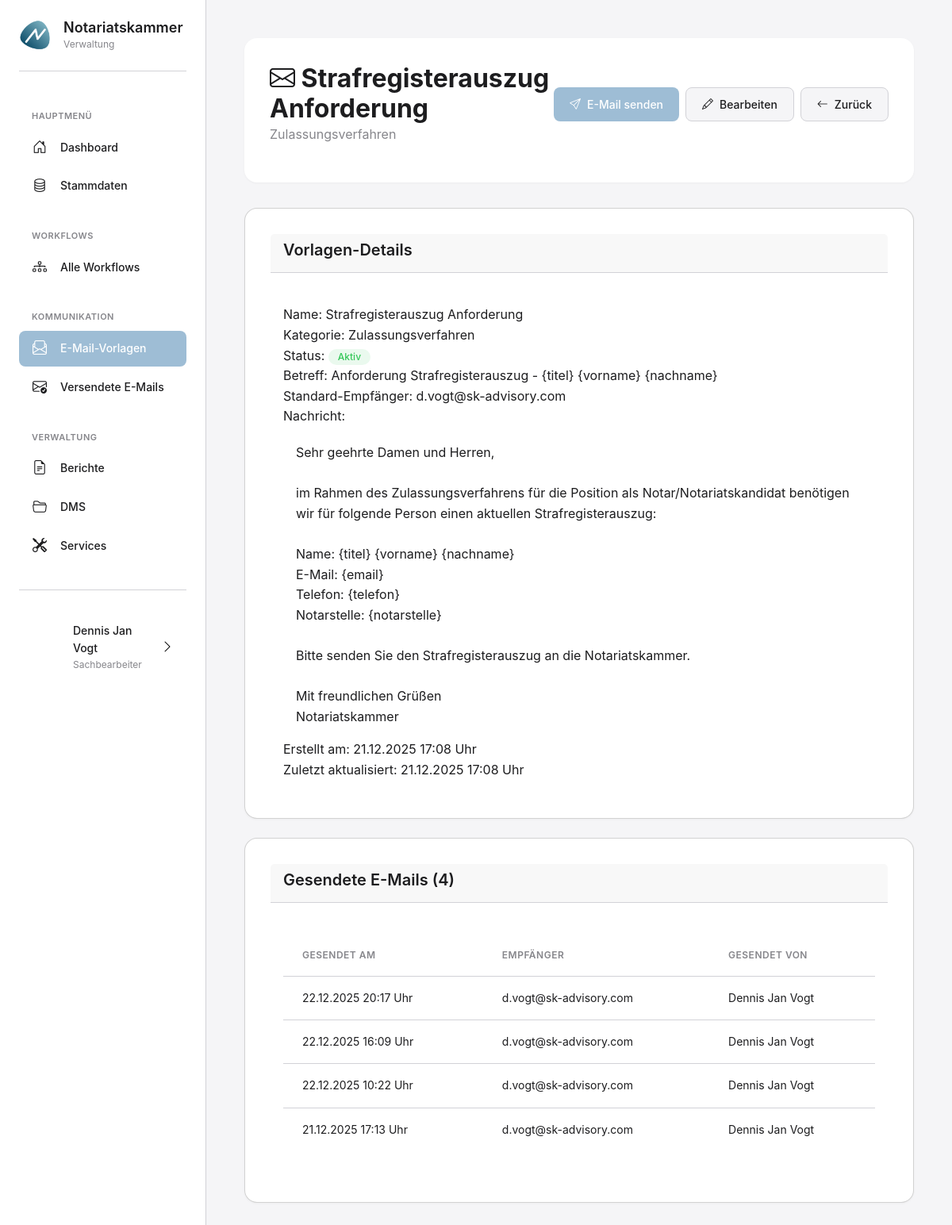
The app's page /emails/vorlagen/1/ (signed in) with its own data.
### apps/benutzer/models.py (models this page shows, shortened)
class KammerBenutzer(AbstractUser):
    ROLLEN = [
        ('admin', 'Administrator'),
        ('sachbearbeiter', 'Sachbearbeiter'),
        ('leitung', 'Leitung'),
    ]
    rolle = models.CharField(
        max_length=20,
        choices=ROLLEN,
        default='sachbearbeiter',
        verbose_name='Rolle'
    )
    abteilung = models.CharField(
        max_length=100,
        blank=True,
        verbose_name='Abteilung',
        help_text='z.B. "Zulassungen", "Aufsicht", "Allgemein"'
    )
    telefon = models.CharField(
        max_length=50,
        blank=True,
        verbose_name='Telefon'
    )
    profilbild = models.ImageField(
        upload_to='profilbilder/',
        blank=True,
        null=True,
        verbose_name='Profilbild',
        help_text='Profilbild des Benutzers'
    )
    class Meta:
        verbose_name = 'Kammermitarbeiter'
        verbose_name_plural = 'Kammermitarbeiter'
        ordering = ['last_name', 'first_name']

### apps/emails/models.py (models this page shows, shortened)
class EmailVorlage(models.Model):
    KATEGORIE_CHOICES = [
        ('strafregister', 'Strafregisterauszug'),
        ('bestellung', 'Bestellungsverfahren'),
        ('zulassung', 'Zulassungsverfahren'),
        ('aufsicht', 'Aufsichtsangelegenheiten'),
        ('allgemein', 'Allgemein'),
        ('sonstiges', 'Sonstiges'),
    ]
    name = models.CharField(
        max_length=200,
        verbose_name='Name der Vorlage',
        help_text='z.B. "Anfrage Strafregisterauszug"'
    )
    workflow_typ = models.ForeignKey(
        'workflows.WorkflowTyp',
        on_delete=models.SET_NULL,
        null=True,
        blank=True,
        related_name='email_vorlagen',
        verbose_name='Workflow-Typ',
        help_text='Zuordnung zu einem Workflow (leer = Allgemeine Vorlage)'
    )
    kategorie = models.CharField(
        max_length=50,
        choices=KATEGORIE_CHOICES,
        default='allgemein',
        verbose_name='Kategorie'
    )
    betreff = models.CharField(
        max_length=200,
        verbose_name='E-Mail-Betreff'
    )
    nachricht = models.TextField(
        verbose_name='E-Mail-Text',
        help_text='Platzhalter: {vorname}, {nachname}, {titel}, {notar_id}, {anwaerter_id}, {notarstelle}'
    )
    standard_empfaenger = models.EmailField(
        verbose_name='Standard-Empfänger',
        help_text='Standard-E-Mail-Adresse, an die diese Vorlage gesendet wird'
    )
    cc_empfaenger = models.CharField(
        max_length=500,
        blank=True,
        verbose_name='CC-Empfänger',
        help_text='Mehrere E-Mail-Adressen mit Komma trennen'
    )
    ist_aktiv = models.BooleanField(
        default=True,
        verbose_name='Aktiv'
    )
    standard_anhaenge = models.ManyToManyField(
        'services.Dokument',
        blank=True,
        related_name='email_vorlagen',
        verbose_name='Standard-Anhänge',
        help_text='Dokumente die standardmäßig angehängt werden'
    )
    erstellt_am = models.DateTimeField(auto_now_add=True)
    aktualisiert_am = models.DateTimeField(auto_now=True)
    class Meta:
        verbose_name = 'E-Mail-Vorlage'
        verbose_name_plural = 'E-Mail-Vorlagen'
        ordering = ['kategorie', 'name']

class GesendeteEmail(models.Model):
    vorlage = models.ForeignKey(
        EmailVorlage,
        on_delete=models.SET_NULL,
        null=True,
        blank=True,
        verbose_name='Verwendete Vorlage'
    )
    gesendet_von = models.ForeignKey(
        settings.AUTH_USER_MODEL,
        on_delete=models.SET_NULL,
        null=True,
        verbose_name='Gesendet von'
    )
    empfaenger = models.EmailField(verbose_name='Empfänger')
    cc_empfaenger = models.CharField(
        max_length=500,
        blank=True,
        verbose_name='CC-Empfänger'
    )
    betreff = models.CharField(max_length=200, verbose_name='Betreff')
    nachricht = models.TextField(verbose_name='Nachricht')
    notar = models.ForeignKey(
        'personen.Notar',
        on_delete=models.SET_NULL,
        null=True,
        blank=True,
        related_name='gesendete_emails',
        verbose_name='Notar'
    )
    anwaerter = models.ForeignKey(
        'personen.NotarAnwaerter',
        on_delete=models.SET_NULL,
        null=True,
        blank=True,
        related_name='gesendete_emails',
        verbose_name='Kandidat'
    )
    anhaenge = models.ManyToManyField(
        'services.Dokument',
        blank=True,
        related_name='versendungen',
        verbose_name='Anhänge'
    )
    service_ausfuehrung = models.ForeignKey(
        'services.ServiceAusfuehrung',
        on_delete=models.SET_NULL,
        null=True,
        blank=True,
        related_name='gesendete_emails',
        verbose_name='Service-Ausführung'
    )
    erfolgreich = models.BooleanField(
        default=True,
        verbose_name='Erfolgreich gesendet'
    )
    fehler = models.TextField(
        blank=True,
        verbose_name='Fehlermeldung'
    )
    gesendet_am = models.DateTimeField(auto_now_add=True, verbose_name='Gesendet am')
    class Meta:
        verbose_name = 'Gesendete E-Mail'
        verbose_name_plural = 'Gesendete E-Mails'
        ordering = ['-gesendet_am']

### apps/emails/views.py (the view)
# urls.py: path('vorlagen/<int:vorlage_id>/', views.vorlage_detail_view, name='vorlage_detail'),
@login_required
def vorlage_detail_view(request, vorlage_id):
    vorlage = get_object_or_404(EmailVorlage, id=vorlage_id)
    gesendete_emails = GesendeteEmail.objects.filter(vorlage=vorlage).order_by('-gesendet_am')[:10]
    context = {
        'vorlage': vorlage,
        'gesendete_emails': gesendete_emails,
    }
    return render(request, 'emails/vorlage_detail.html', context)

### templates/emails/vorlage_detail.html (shortened to what this page needs)
{% extends 'base_modern.html' %}
{% load static %}
{% block content %}
<div class="page-header">
    <div class="page-header-top">
        <div>
            <h1 class="page-title">
                <i class="bi bi-envelope"></i> {{ vorlage.name }}
            </h1>
            <p class="page-subtitle">{{ vorlage.get_kategorie_display }}</p>
        </div>
        <div class="page-actions">
            <a href="{% url 'email_vorbereiten' vorlage.id %}" class="btn btn-primary">
                <i class="bi bi-send"></i>
                E-Mail senden
            </a>
            <a href="{% url 'vorlage_bearbeiten' vorlage.id %}" class="btn btn-secondary">
                <i class="bi bi-pencil"></i>
                Bearbeiten
            </a>
            <a href="{% url 'vorlagen_liste' %}" class="btn btn-secondary">
                <i class="bi bi-arrow-left"></i>
                Zurück
            </a>
        </div>
    </div>
</div>
<div class="card">
    <div class="card-header">
        <h2 class="card-title">Vorlagen-Details</h2>
    </div>
    <div class="card-body">
        <div class="detail-grid">
            <div class="detail-item">
                <span class="detail-label">Name:</span>
                <span class="detail-value">{{ vorlage.name }}</span>
            </div>
            <div class="detail-item">
                <span class="detail-label">Kategorie:</span>
                <span class="detail-value">{{ vorlage.get_kategorie_display }}</span>
            </div>
            <div class="detail-item">
                <span class="detail-label">Status:</span>
                <span class="detail-value">
                    {% if vorlage.ist_aktiv %}
                        <span class="badge badge-success">Aktiv</span>
                    {% else %}
                        <span class="badge badge-secondary">Inaktiv</span>
                    {% endif %}
                </span>
            </div>
            <div class="detail-item">
                <span class="detail-label">Betreff:</span>
                <span class="detail-value">{{ vorlage.betreff }}</span>
            </div>
            <div class="detail-item">
                <span class="detail-label">Standard-Empfänger:</span>
                <span class="detail-value">{{ vorlage.standard_empfaenger }}</span>
            </div>
            <div class="detail-item" style="grid-column: 1 / -1;">
                <span class="detail-label">Nachricht:</span>
                <div class="detail-value" style="white-space: pre-wrap; background: var(--bg-secondary); padding: var(--spacing-md); border-radius: var(--border-radius); margin-top: var(--spacing-xs);">{{ vorlage.nachricht }}</div>
            </div>
            <div class="detail-item">
                <span class="detail-label">Erstellt am:</span>
                <span class="detail-value">{{ vorlage.erstellt_am|date:"d.m.Y H:i" }} Uhr</span>
            </div>
            <div class="detail-item">
                <span class="detail-label">Zuletzt aktualisiert:</span>
                <span class="detail-value">{{ vorlage.aktualisiert_am|date:"d.m.Y H:i" }} Uhr</span>
            </div>
        </div>
    </div>
</div>
{% if gesendete_emails %}
<div class="card" style="margin-top: var(--spacing-lg);">
    <div class="card-header">
        <h2 class="card-title">Gesendete E-Mails ({{ gesendete_emails|length }})</h2>
    </div>
    <div class="card-body">
        <div class="table-responsive">
            <table class="table">
                <thead>
                    <tr>
                        <th>Gesendet am</th>
                        <th>Empfänger</th>
                        <th>Gesendet von</th>
                    </tr>
                </thead>
                <tbody>
                    {% for email in gesendete_emails %}
                    <tr>
                        <td>{{ email.gesendet_am|date:"d.m.Y H:i" }} Uhr</td>
                        <td>{{ email.empfaenger }}</td>
                        <td>{{ email.gesendet_von.get_full_name }}</td>
                    </tr>
                    {% endfor %}
                </tbody>
            </table>
        </div>
    </div>
</div>
{% endif %}
{% endblock %}

### templates/base_modern.html (shortened to what this page needs)
{% load static %}
<!DOCTYPE html>
<html lang="de">
<head>
    <link href="https://cdn.jsdelivr.net/npm/bootstrap@5.3.0/dist/css/bootstrap.min.css" rel="stylesheet">
    <link rel="stylesheet" href="https://cdn.jsdelivr.net/npm/bootstrap-icons@1.11.3/font/bootstrap-icons.min.css">
    <link rel="stylesheet" href="{% static 'css/modern-style.css' %}">
</head>
<body>
    <aside class="sidebar">
        <a href="{% url 'dashboard' %}" class="sidebar-logo" style="text-decoration: none; color: inherit; cursor: pointer;">
            <div class="sidebar-logo-icon">
                <img src="{% static 'images/logo.png' %}" alt="Notariatskammer Logo" style="width: 100%; height: 100%; object-fit: contain;">
            </div>
            <div class="sidebar-logo-text">
                <h1>Notariatskammer</h1>
                <p>Verwaltung</p>
            </div>
        </a>
        <nav class="sidebar-nav">
            <div class="sidebar-nav-section">
                <div class="sidebar-nav-section-title">Hauptmenü</div>
                <ul>
                    <li class="sidebar-nav-item">
                        <a href="{% url 'dashboard' %}" class="sidebar-nav-link {% if request.resolver_match.url_name == 'dashboard' %}active{% endif %}">
                            <i class="bi bi-house-door"></i>
                            <span>Dashboard</span>
                        </a>
                    </li>
                    <li class="sidebar-nav-item">
                        <button type="button" class="sidebar-nav-link {% if 'stammdaten' in request.path %}active{% endif %}" onclick="openStammdatenModal()">
                            <i class="bi bi-database"></i>
                            <span>Stammdaten</span>
                        </button>
                    </li>
                </ul>
            </div>
            <div class="sidebar-nav-section">
                <div class="sidebar-nav-section-title">Workflows</div>
                <ul>
                    <li class="sidebar-nav-item">
                        <a href="{% url 'workflow_liste' %}" class="sidebar-nav-link {% if 'workflows' in request.path and 'workflow_liste' in request.resolver_match.url_name %}active{% endif %}">
                            <i class="bi bi-diagram-3"></i>
                            <span>Alle Workflows</span>
                        </a>
                    </li>
                </ul>
            </div>
            <div class="sidebar-nav-section">
                <div class="sidebar-nav-section-title">Kommunikation</div>
                <ul>
                    <li class="sidebar-nav-item">
                        <a href="{% url 'vorlagen_liste' %}" class="sidebar-nav-link {% if 'vorlagen' in request.path %}active{% endif %}">
                            <i class="bi bi-envelope-paper"></i>
                            <span>E-Mail-Vorlagen</span>
                        </a>
                    </li>
                    <li class="sidebar-nav-item">
                        <a href="{% url 'gesendete_emails' %}" class="sidebar-nav-link {% if 'gesendete_emails' in request.resolver_match.url_name %}active{% endif %}">
                            <i class="bi bi-envelope-check"></i>
                            <span>Versendete E-Mails</span>
                        </a>
                    </li>
                </ul>
            </div>
            <div class="sidebar-nav-section">
                <div class="sidebar-nav-section-title">Verwaltung</div>
                <ul>
                    <li class="sidebar-nav-item">
                        <a href="{% url 'berichte_uebersicht' %}" class="sidebar-nav-link {% if 'berichte' in request.path %}active{% endif %}">
                            <i class="bi bi-file-earmark-text"></i>
                            <span>Berichte</span>
                        </a>
                    </li>
                    <li class="sidebar-nav-item">
                        <a href="/dms/" class="sidebar-nav-link {% if 'dms' in request.path %}active{% endif %}">
                            <i class="bi bi-folder2-open"></i>
                            <span>DMS</span>
                        </a>
                    </li>
                    <li class="sidebar-nav-item">
                        <a href="{% url 'service_katalog' %}" class="sidebar-nav-link {% if 'services' in request.path %}active{% endif %}">
                            <i class="bi bi-tools"></i>
                            <span>Services</span>
                        </a>
                    </li>
                </ul>
            </div>
        </nav>
        <div class="user-menu">
            <button class="user-menu-button" type="button" onclick="toggleUserProfileMenu(event)">
                <div class="user-avatar" {% if user.profilbild %}style="background-image: url('{{ user.profilbild.url }}'); background-size: cover; background-position: center; font-size: 0;"{% endif %}>
                </div>
                <div class="user-info">
                    <div class="user-name">{{ user.get_full_name|default:user.username }}</div>
                    <div class="user-role">{{ user.get_rolle_display|default:"Benutzer" }}</div>
                </div>
                <i class="bi bi-chevron-right"></i>
            </button>
        </div>
    </aside>
    <main class="main-content">
        {% block content %}{% endblock %}
    </main>
</body>
</html>

### records on screen
KammerBenutzer: get_full_name "Dennis Jan Vogt", rolle "Sachbearbeiter"
EmailVorlage: name "Strafregisterauszug Anforderung", kategorie "Zulassungsverfahren", betreff "Anforderung Strafregisterauszug - {titel} {vorname} {nachname}", standard_empfaenger "d.vogt@sk-advisory.com", nachricht "Sehr geehrte Damen und Herren, im Rahmen des Zulassungsverfahrens für die Position als Notar/Notariatskandidat benötigen wir für folgende Person einen aktuellen Strafregisterauszug: Name: {titel} {vorname} {nachname} E-Mail: {email} Telefon: {telefon} Notarstelle: {notarstelle} Bitte senden Sie den Strafregisterauszug an die Notariatskammer. Mit freundlichen Grüßen Notariatskammer", erstellt_am "21.12.2025 17:08", aktualisiert_am "21.12.2025 17:08"
GesendeteEmail: gesendet_am "22.12.2025 20:17", empfaenger "d.vogt@sk-advisory.com", gesendet_von.get_full_name "Dennis Jan Vogt"
GesendeteEmail: gesendet_am "22.12.2025 16:09", empfaenger "d.vogt@sk-advisory.com", gesendet_von.get_full_name "Dennis Jan Vogt"
GesendeteEmail: gesendet_am "22.12.2025 10:22", empfaenger "d.vogt@sk-advisory.com", gesendet_von.get_full_name "Dennis Jan Vogt"
GesendeteEmail: gesendet_am "21.12.2025 17:13", empfaenger "d.vogt@sk-advisory.com", gesendet_von.get_full_name "Dennis Jan Vogt"

### other values on screen
{{ gesendete_emails|length }} "4"
